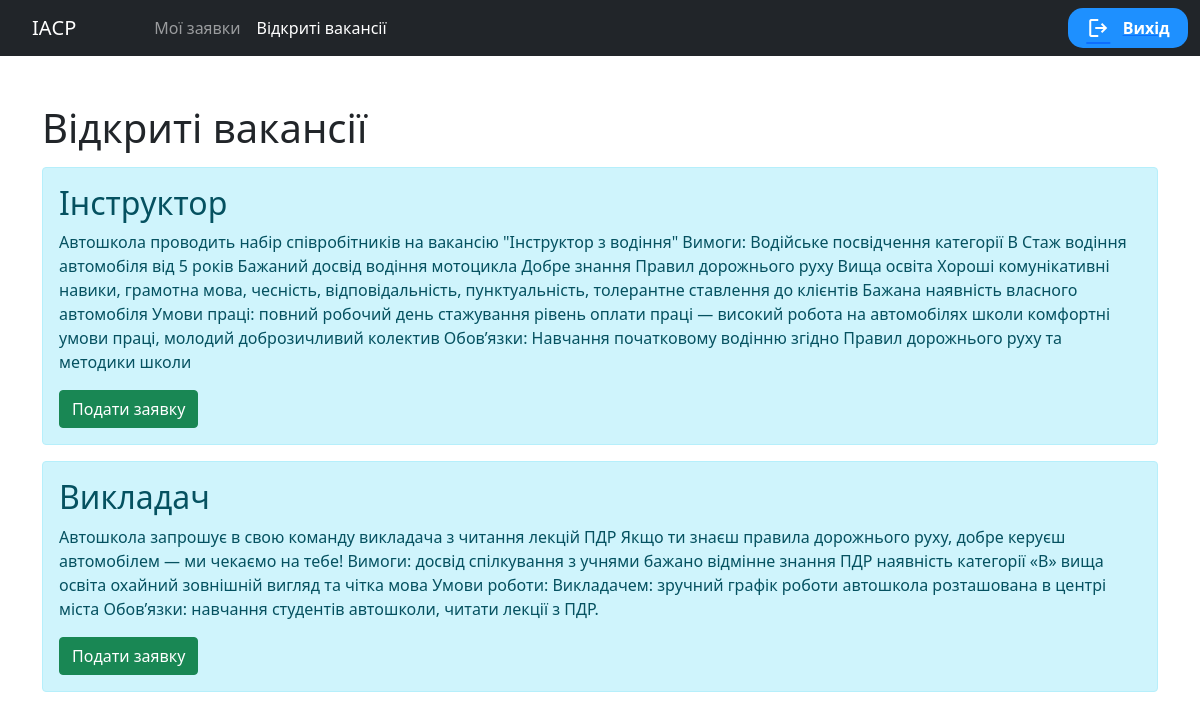
The app's page /open_vacancies with its own data.
### tables this page shows
CREATE TABLE "vacancies" (
	"id_vac"	INTEGER NOT NULL UNIQUE,
	"name_vac"	TEXT NOT NULL,
	"about"	TEXT,
	"status"	NUMERIC NOT NULL DEFAULT 0,
	PRIMARY KEY("id_vac" AUTOINCREMENT)
);

### app.py (the view)
@app.route('/open_vacancies', methods=['POST', 'GET'])
def open_vacancies():
    connection = sqlite3.connect(currentdirectory + "\HR.db")
    cursor = connection.cursor()
    open_vac = cursor.execute("SELECT * FROM vacancies WHERE status = FALSE").fetchall()
    connection.close()
    return render_template("cndt/open_vacancies.html", open_vac=open_vac)

### templates/cndt/open_vacancies.html (shortened to what this page needs)
<!DOCTYPE html>
<html lang="uk">
<head>
    <link rel="stylesheet" href="{{url_for('static', filename = 'css/main.css')}}">
    <link rel="stylesheet" href="https://cdn.jsdelivr.net/npm/bootstrap@5.1.3/dist/css/bootstrap.min.css">
</head>
<body>
<nav class="navbar navbar-expand navbar-dark bg-dark" style="margin-bottom:10px" aria-label="Second navbar example">
    <div class="container-fluid">
      <a class="navbar-brand" style="margin: 0 70px 0px 20px;" href="#">ІАСР</a>
      <div class="collapse navbar-collapse" id="navbarsExample02">
        <ul class="navbar-nav me-auto">
          <li class="nav-item">
            <a class="nav-link" href="/candidate">Мої заявки</a>
          </li>
          <li class="nav-item">
            <a class="nav-link active" aria-current="page" href="/open_vacancies">Відкриті вакансії</a>
          </li>
        </ul>
          <div>
              <a href="/logout"><button class="logout"><span style="color:white" class="material-symbols-outlined">logout</span>Вихід</button></a>
          </div>
      </div>
    </div>
  </nav>
<div class="container mt-5">
   <h1 style="margin-bottom:15px">Відкриті вакансії</h1>
    {% if open_vac[0] %}
    {% for vac in open_vac%}
    <div style="display:flex; justify-content: space-between; flex-wrap: wrap; align-items: center;" class="alert alert-info">
        <div>
        <h2>{{vac[1]}}</h2>
        <p>{{vac[2]}}</p>
        </div>
        <div style="text-align: right;">
            <a href="/open_vacancies/vacancy={{vac[0]}}"><button class="btn btn-success">Подати заявку</button></a>
        </div>
    </div>
    {% endfor %}
    {% else %}
        <span style="color:red"><h2 style="margin-bottom:10px">Відкритих вакансій немає</h2></span>
    {% endif %}
</div>
</body>
</html>

### static/css/main.css (style rules this page uses)
.logout { display: flex; font-weight:650; width: 120px; height: 40px; background-color: DodgerBlue; border: none; color: white; cursor: pointer; border-radius: 15px; flex-wrap: nowrap; flex-direction: row; justify-content: space-evenly; align-items: center; }

### records on screen
vacancies: name_vac "Інструктор", about "Автошкола проводить набір співробітників на вакансію \"Інструктор з водіння\" Вимоги: Водійське посвідчення категорії В Стаж водіння автомобіля від 5 років Бажаний досвід водіння мотоцикла Добре знання Правил дорожнього руху Вища освіта Хороші комунікативні навики, грамотна мова, чесність, відповідальність, пунктуальність, толерантне ставлення до клієнтів Бажана наявність власного автомобіля Умови праці: повний робочий день стажування рівень оплати праці — високий робота на автомобілях школи комфортні умови праці, молодий доброзичливий колектив Обов’язки: Навчання початковому водінню згідно Правил дорожнього руху та методики школи"
vacancies: name_vac "Викладач", about "Автошкола запрошує в свою команду викладача з читання лекцій ПДР Якщо ти знаєш правила дорожнього руху, добре керуєш автомобілем — ми чекаємо на тебе! Вимоги: досвід спілкування з учнями бажано відмінне знання ПДР наявність категорії «В» вища освіта охайний зовнішній вигляд та чітка мова Умови роботи: Викладачем: зручний графік роботи автошкола розташована в центрі міста Обов’язки: навчання студентів автошколи, читати лекції з ПДР."
